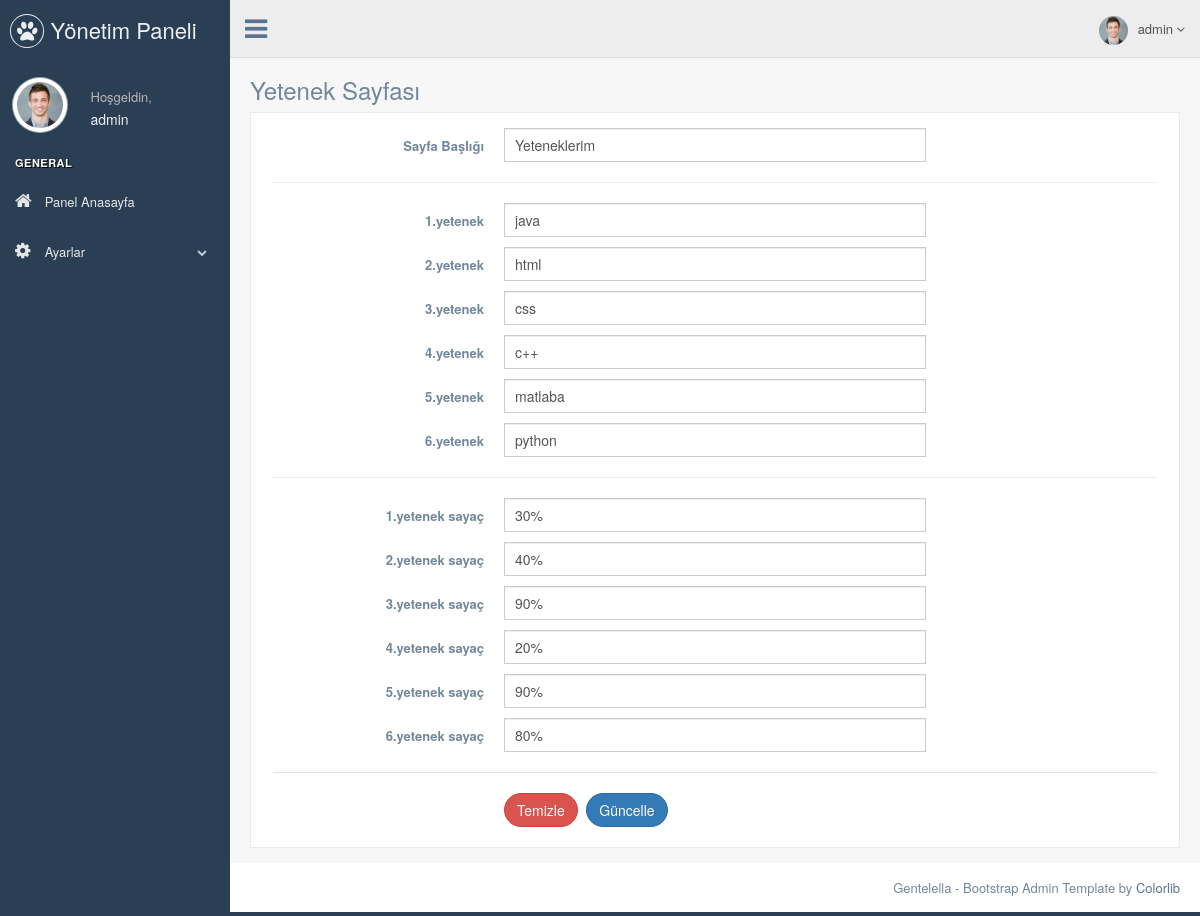
/htm/nedmin/skill.php (signed in), run on the app's committed database.
### tables this page shows
CREATE TABLE `user` (
  `user_id` int(11) NOT NULL,
  `user_name` varchar(50) NOT NULL,
  `email` varchar(50) NOT NULL,
  `password` varchar(50) NOT NULL
);

CREATE TABLE `skills` (
  `skill_id` int(11) NOT NULL,
  `title` varchar(50) NOT NULL,
  `first_skill` varchar(50) NOT NULL,
  `second_skill` varchar(50) NOT NULL,
  `third_skill` varchar(50) NOT NULL,
  `forth_skill` varchar(50) NOT NULL,
  `fifth_skill` varchar(50) NOT NULL,
  `sixth_skill` varchar(50) NOT NULL,
  `first_counter` varchar(10) NOT NULL,
  `second_counter` varchar(10) NOT NULL,
  `third_counter` varchar(10) NOT NULL,
  `forth_counter` varchar(10) NOT NULL,
  `fifth_counter` varchar(10) NOT NULL,
  `sixth_counter` varchar(10) NOT NULL
);

### htm/nedmin/skill.php (the view, shortened to what this page needs)
<?php
include 'header.php';
$check_skill = $db -> prepare("SELECT * FROM skills");
$check_skill -> execute();
$control_skill = $check_skill->rowCount();
$fetch_skill = $db->prepare("SELECT * FROM skills WHERE skill_id=1");
$fetch_skill->execute();
$fetch = $fetch_skill->fetch(PDO::FETCH_ASSOC);
?>
<div class="right_col" role="main">
          <div class="">
            <div class="page-title">
              <div class="title_left">
                <h3>Yetenek Sayfası</h3>
              </div>
            </div>
            <div class="clearfix"></div>
            <div class="row">
              <div class="col-md-12 col-sm-12 col-xs-12">
                <div class="x_panel">
                  <div class="x_content">
                    <form class="form-horizontal form-label-left" action="process.php" method="POST">
                      <div class="item form-group">
                        <label class="control-label col-md-3 col-sm-3 col-xs-12" for="name">Sayfa Başlığı
                        </label>
                        <div class="col-md-6 col-sm-6 col-xs-12">
                            <input class="form-control col-md-7 col-xs-12" value="<?php echo $fetch['title']; ?>" name="title"  required="required" type="text">
                        </div>
                      </div>
                      <hr>
                      <div class="item form-group">
                        <label class="control-label col-md-3 col-sm-3 col-xs-12" for="email">1.yetenek
                        </label>
                        <div class="col-md-6 col-sm-6 col-xs-12">
                        <input type="text"  name="first_skill" value="<?php echo $fetch['first_skill']; ?>" required="required" class="form-control col-md-7 col-xs-12">
                        </div>
                      </div>
                      <div class="item form-group">
                        <label class="control-label col-md-3 col-sm-3 col-xs-12" for="email">2.yetenek
                        </label>
                        <div class="col-md-6 col-sm-6 col-xs-12">
                          <input type="text"  name="second_skill" value="<?php echo $fetch['second_skill']; ?>"  required="required" class="form-control col-md-7 col-xs-12">
                        </div>
                      </div>
                      <div class="item form-group">
                        <label class="control-label col-md-3 col-sm-3 col-xs-12" for="email">3.yetenek
                        </label>
                        <div class="col-md-6 col-sm-6 col-xs-12">
                          <input type="text"  name="third_skill" value="<?php echo $fetch['third_skill']; ?>"  required="required" class="form-control col-md-7 col-xs-12">
                        </div>
                      </div>
                      <div class="item form-group">
                        <label class="control-label col-md-3 col-sm-3 col-xs-12" for="email">4.yetenek
                        </label>
                        <div class="col-md-6 col-sm-6 col-xs-12">
                          <input type="text"  name="forth_skill" value="<?php echo $fetch['forth_skill']; ?>"  required="required" class="form-control col-md-7 col-xs-12">
                        </div>
                      </div>
                      <div class="item form-group">
                        <label class="control-label col-md-3 col-sm-3 col-xs-12" for="email">5.yetenek
                        </label>
                        <div class="col-md-6 col-sm-6 col-xs-12">
                          <input type="text"  name="fifth_skill" value="<?php echo $fetch['fifth_skill']; ?>"  required="required" class="form-control col-md-7 col-xs-12">
                        </div>
                      </div>
                      <div class="item form-group">
                        <label class="control-label col-md-3 col-sm-3 col-xs-12" for="email">6.yetenek
                        </label>
                        <div class="col-md-6 col-sm-6 col-xs-12">
                          <input type="text"  name="sixth_skill" value="<?php echo $fetch['sixth_skill']; ?>"  required="required" class="form-control col-md-7 col-xs-12">
                        </div>
                      </div>
                      <hr>
                      <div class="item form-group">
                        <label class="control-label col-md-3 col-sm-3 col-xs-12" for="email">1.yetenek sayaç
                        </label>
                        <div class="col-md-6 col-sm-6 col-xs-12">
                        <input type="text"  name="first_counter" value="<?php echo $fetch['first_counter']; ?>"  required="required" class="form-control col-md-7 col-xs-12">
                        </div>
                      </div>
                      <div class="item form-group">
                        <label class="control-label col-md-3 col-sm-3 col-xs-12" for="email">2.yetenek sayaç
                        </label>
                        <div class="col-md-6 col-sm-6 col-xs-12">
                          <input type="text"  name="second_counter" value="<?php echo $fetch['second_counter']; ?>"  required="required" class="form-control col-md-7 col-xs-12">
                        </div>
                      </div>
                      <div class="item form-group">
                        <label class="control-label col-md-3 col-sm-3 col-xs-12" for="email">3.yetenek sayaç
                        </label>
                        <div class="col-md-6 col-sm-6 col-xs-12">
                          <input type="text"  name="third_counter" value="<?php echo $fetch['third_counter']; ?>"  required="required" class="form-control col-md-7 col-xs-12">
                        </div>
                      </div>
                      <div class="item form-group">
                        <label class="control-label col-md-3 col-sm-3 col-xs-12" for="email">4.yetenek sayaç
                        </label>
                        <div class="col-md-6 col-sm-6 col-xs-12">
                          <input type="text"  name="forth_counter" value="<?php echo $fetch['forth_counter']; ?>"  required="required" class="form-control col-md-7 col-xs-12">
                        </div>
                      </div>
                      <div class="item form-group">
                        <label class="control-label col-md-3 col-sm-3 col-xs-12" for="email">5.yetenek sayaç
                        </label>
                        <div class="col-md-6 col-sm-6 col-xs-12">
                          <input type="text"  name="fifth_counter" value="<?php echo $fetch['fifth_counter']; ?>"  required="required" class="form-control col-md-7 col-xs-12">
                        </div>
                      </div>
                      <div class="item form-group">
                        <label class="control-label col-md-3 col-sm-3 col-xs-12" for="email">6.yetenek sayaç
                        </label>
                        <div class="col-md-6 col-sm-6 col-xs-12">
                          <input type="text"  name="sixth_counter" value="<?php echo $fetch['sixth_counter']; ?>"  required="required" class="form-control col-md-7 col-xs-12">
                        </div>
                      </div>
                      <div class="ln_solid"></div>
                      <div class="form-group">
                        <div class="col-md-6 col-md-offset-3">
                          <button type="reset" class="btn btn-round btn-danger">Temizle</button>
                          <?php
                          if($control_skill == 1) { ?>
                             <button  type="submit" class="btn btn-round btn-primary" name="update_skills">Güncelle</button>
                          <?php } else { ?>
                             <button  type="submit" class="btn btn-round btn-primary" name="insert_skills">Ekle</button>
                          <?php } ?>
                        </div>
                      </div>
                    </form>
                  </div>
                </div>
              </div>
            </div>
          </div>
        </div>
<?php
include 'footer.php';
?>

### htm/nedmin/header.php (shortened to what this page needs)
<?php
include 'connect.php';
$user_name = $_SESSION['user_name'];
$query = $db -> prepare("SELECT * FROM user WHERE user_name='$user_name'");
$query -> execute();
$fetch = $query->fetch(PDO::FETCH_ASSOC);
?>
<!DOCTYPE html>
<html lang="en">
  <head>
    <link href="./vendors/bootstrap/dist/css/bootstrap.min.css" rel="stylesheet">
    <link href="./vendors/font-awesome/css/font-awesome.min.css" rel="stylesheet">
    <link href="./vendors/nprogress/nprogress.css" rel="stylesheet">
    <link href="./vendors/iCheck/skins/flat/green.css" rel="stylesheet">
    <link href="./vendors/bootstrap-progressbar/css/bootstrap-progressbar-3.3.4.min.css" rel="stylesheet">
    <link href="./vendors/jqvmap/dist/jqvmap.min.css" rel="stylesheet"/>
    <link href="./vendors/bootstrap-daterangepicker/daterangepicker.css" rel="stylesheet">
    <link href="./build/css/custom.min.css" rel="stylesheet">
  </head>
  <body class="nav-md">
    <div class="container body">
      <div class="main_container">
        <div class="col-md-3 left_col">
          <div class="left_col scroll-view">
            <div class="navbar nav_title" style="border: 0;">
              <a href="index.html" class="site_title"><i class="fa fa-paw"></i> <span>Yönetim Paneli</span></a>
            </div>
            <div class="profile clearfix">
              <div class="profile_pic">
                <img src="images/img.jpg" alt="..." class="img-circle profile_img">
              </div>
              <div class="profile_info">
                <span>Hoşgeldin,</span>
                <h2><?php echo $fetch['user_name']; ?></h2>
              </div>
            </div>
            <br />
            <div id="sidebar-menu" class="main_menu_side hidden-print main_menu">
              <div class="menu_section">
                <h3>General</h3>
                <ul class="nav side-menu">
                  <li><a href="index.php" ><i class="fa fa-home"></i> Panel Anasayfa </a></li>
                  <li><a><i class="fa fa-cog"></i> Ayarlar <span class="fa fa-chevron-down"></span></a>
                  </li>
                </ul>
              </div>
            </div>
          </div>
        </div>
        <div class="top_nav">
          <div class="nav_menu">
            <nav>
              <div class="nav toggle">
                <a id="menu_toggle"><i class="fa fa-bars"></i></a>
              </div>
              <ul class="nav navbar-nav navbar-right">
                <li class="">
                  <a href="javascript:;" class="user-profile dropdown-toggle" data-toggle="dropdown" aria-expanded="false">
                    <img src="images/img.jpg" alt=""><?php echo $fetch['user_name']; ?>
                    <span class=" fa fa-angle-down"></span>
                  </a>
                </li>
              </ul>
            </nav>
          </div>
        </div>

### data on the page
user: user_name "admin"
skills: title "Yeteneklerim", first_skill "java", second_skill "html", third_skill "css", forth_skill "c++", fifth_skill "matlaba", sixth_skill "python", first_counter "30%", second_counter "40%", third_counter "90%", forth_counter "20%", fifth_counter "90%", sixth_counter "80%"
